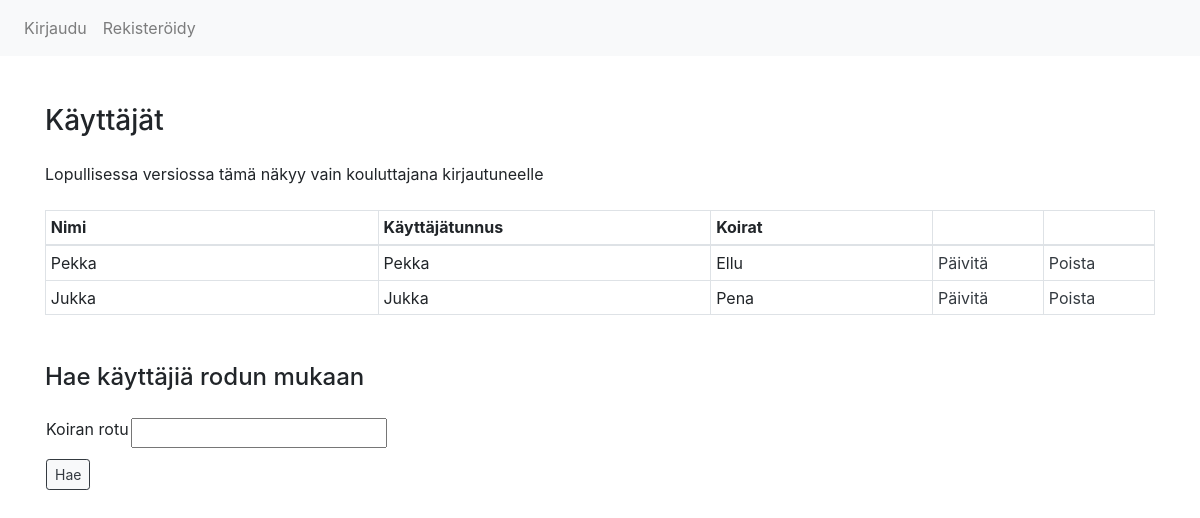
The app's page /users/, older data.
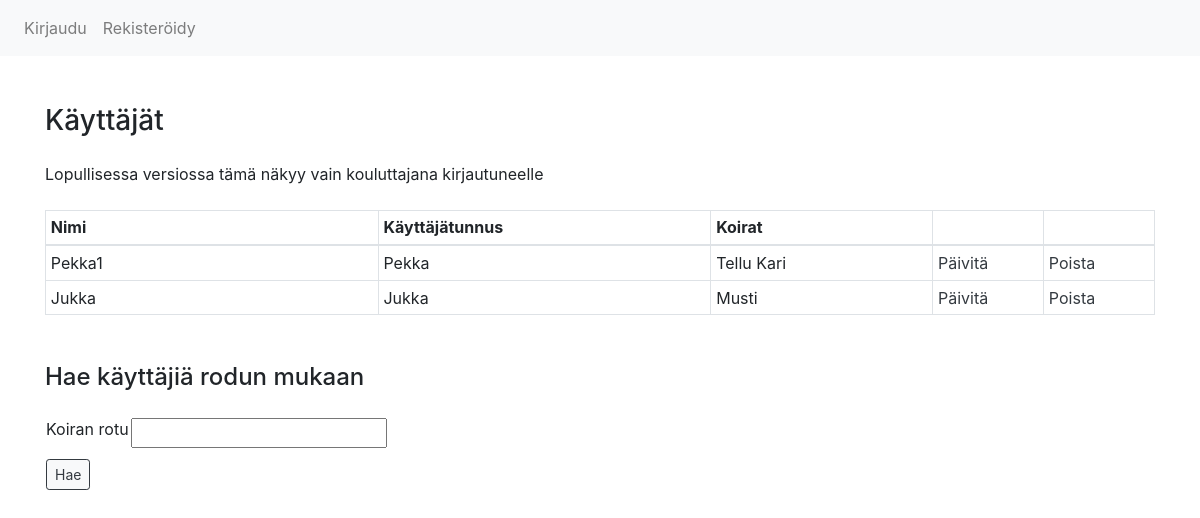
The same page, newer data.
### application/auth/models.py (models this page shows, shortened)
class User(Base):
    __tablename__ = "account"
    username = db.Column(db.String(144), unique=True, nullable=False)
    password = db.Column(db.String(144), nullable=False)
    dogs = db.relationship("Dog", backref='account', lazy=True)

### application/dogs/models.py (models this page shows, shortened)
class Dog(Base):
    race = db.Column(db.String(200), nullable=False)
    account_id = db.Column(db.Integer, db.ForeignKey('account.id'),
                           nullable=False)

### application/auth/views.py (the view)
@app.route("/users/", methods=["GET"])
def users_index():
    return render_template("users/list.html", users=User.query.all(), dogs=Dog.query.all(),  form=DogForm())

### application/dogs/forms.py
class DogForm(FlaskForm):
    name = StringField("Koiran nimi", [validators.InputRequired()])
    race = StringField("Koiran rotu", [validators.InputRequired()])
    class Meta:
        csrf = False

### application/templates/users/list.html (shortened to what this page needs)
{% extends "layout.html" %}
{% block body %}
    <div class="row justify-content-md-center mt-5">
        <div class="col-12 ">
            <h3 class="mb-4">Käyttäjät</h3>
            <p class="mb-4">Lopullisessa versiossa tämä näkyy vain kouluttajana kirjautuneelle</p>
            <table class="table table-sm table-bordered table-hover">
                <thead>
                    <tr>
                    <th scope="col" style="width: 30%">Nimi</th>
                    <th scope="col" style="width: 30%">Käyttäjätunnus</th>
                    <th scope="col" style="width: 20%">Koirat</th>
                    <th scope="col" style="width: 10%"></th>
                    <th scope="col" style="width: 10%"></th>
                    </tr>
                </thead>
                {% for user in users %}
                <tr>
                <td>{{ user.name }}</td>
                <td>{{ user.username }}</td>
                <td>
                    {% for dog in dogs if user.id==dog.account_id %}
                        {{ dog.name }}
                    {% endfor %}
                </td>
                <td><a href="/users/update/{{user.id}}" class="text-dark">Päivitä</a></td>
                <td><a href="/users/delete/{{user.id}}" class="text-dark">Poista</a></td>
                </tr>
                {% endfor %}
            </table>
                <div class="form mt-5">
                    <form method="POST" action="{{ url_for('users_byrace') }}">
                        <h4 class="mb-4">Hae käyttäjiä rodun mukaan</h4>
                        <table>
                            <tr>
                                <td>
                                  {{ form.race.label }}
                                </td>
                                <td>
                                  {{ form.race }}
                                </td>
                                <td>
                                </td>
                              </tr>
                            <tr>
                                <td colspan="2">
                                  <input type="submit" class="btn btn-light btn-sm mt-2 mb-2 btn-outline-dark" value="Hae"/>
                                </td>
                              </tr>
                        </table>
                    </form>
                </div>
        </div>
    </div>
{% endblock %}

### application/templates/layout.html (shortened to what this page needs)
<!DOCTYPE html>
<html>
  <head>
    <link rel="stylesheet" href="https://stackpath.bootstrapcdn.com/bootstrap/4.4.1/css/bootstrap.min.css">
  </head>
  <body>
    <nav class="navbar navbar-expand-sm navbar-light bg-light">
        <ul class="navbar-nav mr-auto">
          <li class="nav-item">
            {% if not current_user.is_authenticated %}
              <a class="nav-link" href="{{ url_for('auth_login') }}">Kirjaudu</a>
            {% endif %}
          </li>
          {% if not current_user.is_authenticated %}
          <li class="nav-item">
            <a class="nav-link" href="{{ url_for('users_form') }}">Rekisteröidy</a>
          </li>
          {% endif %}
        </ul>
    </nav>
    <div class="container" >
      {% block body %}{% endblock %}
    </div>
  </body>
</html>

Row changes from the older to the newer data that the page shows:
removed Dog: name "Pena", shown under "Jukka"
changed User "Pekka": name "Pekka" → "Pekka1"
changed Dog: name "Ellu" → "Tellu"
added Dog: name "Kari", shown under User "Pekka"
added Dog: name "Musti", shown under "Jukka"
